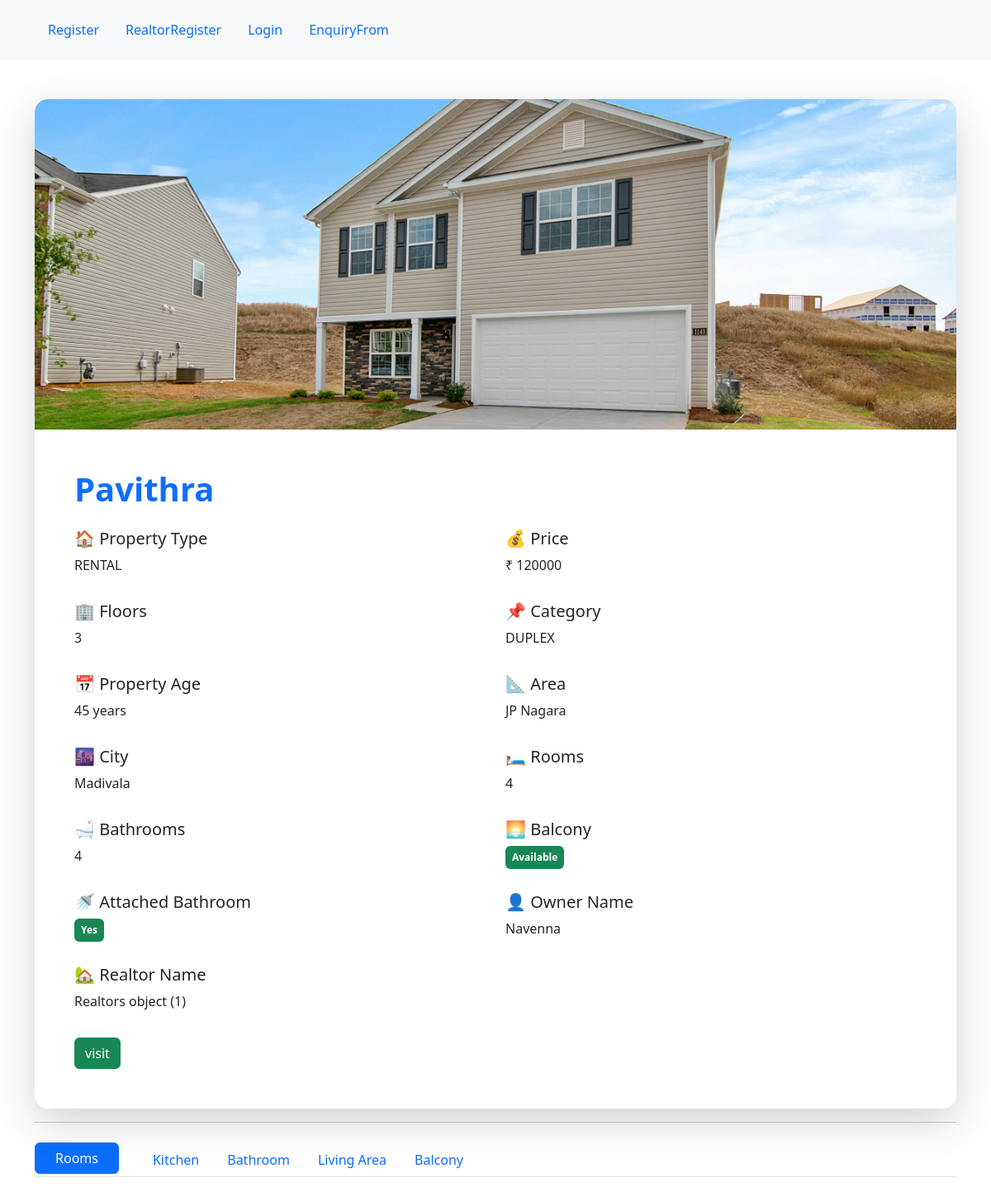
The app's page /properties3 with its own data.
### properties/models.py (models this page shows, shortened)
class allproperties(models.Model):
    name=models.CharField(max_length=100)
    property_type=models.CharField(choices=types)
    price=models.IntegerField()
    floors=models.CharField(max_length=100)
    category=models.CharField(choices=cat)
    age=models.IntegerField()
    area=models.CharField(max_length=100)
    city=models.CharField(max_length=100)
    no_of_rooms=models.IntegerField()
    no_of_bathrooms=models.IntegerField()
    balcony=models.BooleanField()
    attached_bathroom=models.BooleanField()
    owner_name=models.CharField(max_length=100)
    property_image=models.ImageField(upload_to='media/images/',blank=True,null=True)
    realtorname = models.ForeignKey(Realtors, related_name='realtorss', on_delete=models.CASCADE)
    verdict=models.CharField(max_length=100, choices=status)

### formapp/models.py (models this page shows)
class Realtors(models.Model):
    user = models.OneToOneField(User, on_delete=models.CASCADE)
    phone=models.BigIntegerField()
    address=models.CharField(max_length=100)
    lic_no=models.IntegerField()
    lic_img= models.ImageField(upload_to='realtorpic/',blank=True,null=True)
    is_approved= models.BooleanField(default=False)
    photo=models.ImageField(blank=True,null=True)

### properties/views.py (the view)
# urls.py: path('<int:id>',views.property_detail,name="property_details"),
def property_detail(request,id=0):
    detail = allproperties.objects.get(id=id)
    property = allproperties.objects.get(id=id)
    rooms = property.rallproperties.all()
    kitchens = property.kallproperties.all()
    bathrooms = property.ballproperties.all()
    balcony = property.baallproperties.all()
    livingareas = property.lallproperties.all()
    return render(request, "properties/property_details.html", {'detail':detail,'rooms':rooms,'kitchens':kitchens,'bathrooms':bathrooms,'balcony':balcony,
    'livingareas':livingareas} )

### templates/properties/property_details.html (shortened to what this page needs)
{% extends 'base.html' %}
{% block content %}
<div class="container mt-5">
    <div class="card shadow-lg border-0 rounded-4 overflow-hidden">
        {% if detail.property_image %}
            <img src="{{ detail.property_image.url }}"
                 class="card-img-top"
                 style="height:400px; object-fit:cover;">
        {% endif %}
        <div class="card-body p-5">
            <h1 class="text-primary fw-bold mb-4">
                {{ detail.name }}
            </h1>
            <div class="row">
                <div class="col-md-6 mb-3">
                    <h5>🏠 Property Type</h5>
                    <p>{{ detail.property_type }}</p>
                </div>
                <div class="col-md-6 mb-3">
                    <h5>💰 Price</h5>
                    <p>₹ {{ detail.price }}</p>
                </div>
                <div class="col-md-6 mb-3">
                    <h5>🏢 Floors</h5>
                    <p>{{ detail.floors }}</p>
                </div>
                <div class="col-md-6 mb-3">
                    <h5>📌 Category</h5>
                    <p>{{ detail.category }}</p>
                </div>
                <div class="col-md-6 mb-3">
                    <h5>📅 Property Age</h5>
                    <p>{{ detail.age }} years</p>
                </div>
                <div class="col-md-6 mb-3">
                    <h5>📐 Area</h5>
                    <p>{{ detail.area }}</p>
                </div>
                <div class="col-md-6 mb-3">
                    <h5>🌆 City</h5>
                    <p>{{ detail.city }}</p>
                </div>
                <div class="col-md-6 mb-3">
                    <h5>🛏 Rooms</h5>
                    <p>{{ detail.no_of_rooms }}</p>
                </div>
                <div class="col-md-6 mb-3">
                    <h5>🛁 Bathrooms</h5>
                    <p>{{ detail.no_of_bathrooms }}</p>
                </div>
                <div class="col-md-6 mb-3">
                    <h5>🌅 Balcony</h5>
                    {% if detail.balcony %}
                        <span class="badge bg-success p-2">Available</span>
                    {% else %}
                        <span class="badge bg-danger p-2">Not Available</span>
                    {% endif %}
                </div>
                <div class="col-md-6 mb-3">
                    <h5>🚿 Attached Bathroom</h5>
                    {% if detail.attached_bathroom %}
                        <span class="badge bg-success p-2">Yes</span>
                    {% else %}
                        <span class="badge bg-danger p-2">No</span>
                    {% endif %}
                </div>
                <div class="col-md-6 mb-3">
                    <h5>👤 Owner Name</h5>
                    <p>{{ detail.owner_name }}</p>
                </div>
                <div class="col-md-6 mb-3">
                    <h5>🏡 Realtor Name</h5>
                    <p>{{ detail.realtorname }}</p>
                </div>
            </div>
            {% if detail.property_type  == 'BUY' %}
                <a href="{% url 'calculator' detail.id %}" ><button class="btn btn-primary">book property</button></a>
            {% elif detail.property_type == 'RENTAL' %}
                <a href="{% url 'visit' detail.id %}"><button class="btn btn-success">visit</button></a>
            {% endif %}
        </div>
    </div>
    <hr>
        <ul class="nav nav-tabs mt-4">
            <li class="nav-item">
                <button class="btn btn-primary text=white px-4 me-4"
                        data-bs-toggle="tab"
                        data-bs-target="#rooms">
                    Rooms
                </button>
            </li>
            <li class="nav-item">
                <button class="nav-link"
                        data-bs-toggle="tab"
                        data-bs-target="#kitchen">
                    Kitchen
                </button>
            </li>
            <li class="nav-item">
                <button class="nav-link"
                        data-bs-toggle="tab"
                        data-bs-target="#bathroom">
                    Bathroom
                </button>
            </li>
            <li class="nav-item">
                <button class="nav-link"
                        data-bs-toggle="tab"
                        data-bs-target="#living">
                    Living Area
                </button>
            </li>
            <li class="nav-item">
                <button class="nav-link"
                        data-bs-toggle="tab"
                        data-bs-target="#balcony">
                    Balcony
                </button>
            </li>
        </ul>
</div>
{% endblock %}

### records on screen
allproperties: property_image (picture), name "Pavithra", property_type "RENTAL", price "120000", floors "3", category "DUPLEX", age "45", area "JP Nagara", city "Madivala", no_of_rooms "4", no_of_bathrooms "4", owner_name "Navenna", realtorname "Realtors object (1)"
